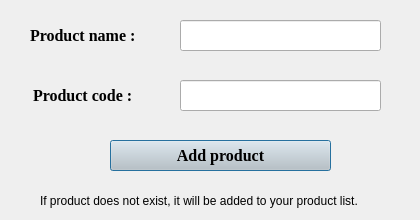
<?xml version="1.0" encoding="UTF-8"?>
<ui version="4.0">
 <class>Dialog</class>
 <widget class="QDialog" name="Dialog">
  <property name="geometry">
   <rect>
    <x>0</x>
    <y>0</y>
    <width>420</width>
    <height>220</height>
   </rect>
  </property>
  <property name="minimumSize">
   <size>
    <width>420</width>
    <height>220</height>
   </size>
  </property>
  <property name="maximumSize">
   <size>
    <width>420</width>
    <height>220</height>
   </size>
  </property>
  <property name="windowTitle">
   <string>Add new product</string>
  </property>
  <widget class="QLabel" name="label">
   <property name="geometry">
    <rect>
     <x>40</x>
     <y>180</y>
     <width>361</width>
     <height>41</height>
    </rect>
   </property>
   <property name="text">
    <string>If product does not exist, it will be added to your product list.</string>
   </property>
  </widget>
  <widget class="QPushButton" name="pushButton_7">
   <property name="geometry">
    <rect>
     <x>110</x>
     <y>140</y>
     <width>221</width>
     <height>31</height>
    </rect>
   </property>
   <property name="palette">
    <palette>
     <active>
      <colorrole role="WindowText">
       <brush brushstyle="SolidPattern">
        <color alpha="255">
         <red>0</red>
         <green>0</green>
         <blue>0</blue>
        </color>
       </brush>
      </colorrole>
      <colorrole role="Button">
       <brush brushstyle="SolidPattern">
        <color alpha="255">
         <red>200</red>
         <green>200</green>
         <blue>200</blue>
        </color>
       </brush>
      </colorrole>
      <colorrole role="Light">
       <brush brushstyle="SolidPattern">
        <color alpha="255">
         <red>255</red>
         <green>255</green>
         <blue>255</blue>
        </color>
       </brush>
      </colorrole>
      <colorrole role="Midlight">
       <brush brushstyle="SolidPattern">
        <color alpha="255">
         <red>227</red>
         <green>227</green>
         <blue>227</blue>
        </color>
       </brush>
      </colorrole>
      <colorrole role="Dark">
       <brush brushstyle="SolidPattern">
        <color alpha="255">
         <red>100</red>
         <green>100</green>
         <blue>100</blue>
        </color>
       </brush>
      </colorrole>
      <colorrole role="Mid">
       <brush brushstyle="SolidPattern">
        <color alpha="255">
         <red>133</red>
         <green>133</green>
         <blue>133</blue>
        </color>
       </brush>
      </colorrole>
      <colorrole role="Text">
       <brush brushstyle="SolidPattern">
        <color alpha="255">
         <red>0</red>
         <green>0</green>
         <blue>0</blue>
        </color>
       </brush>
      </colorrole>
      <colorrole role="BrightText">
       <brush brushstyle="SolidPattern">
        <color alpha="255">
         <red>255</red>
         <green>255</green>
         <blue>255</blue>
        </color>
       </brush>
      </colorrole>
      <colorrole role="ButtonText">
       <brush brushstyle="SolidPattern">
        <color alpha="255">
         <red>0</red>
         <green>0</green>
         <blue>0</blue>
        </color>
       </brush>
      </colorrole>
      <colorrole role="Base">
       <brush brushstyle="SolidPattern">
        <color alpha="255">
         <red>255</red>
         <green>255</green>
         <blue>255</blue>
        </color>
       </brush>
      </colorrole>
      <colorrole role="Window">
       <brush brushstyle="SolidPattern">
        <color alpha="255">
         <red>200</red>
         <green>200</green>
         <blue>200</blue>
        </color>
       </brush>
      </colorrole>
      <colorrole role="Shadow">
       <brush brushstyle="SolidPattern">
        <color alpha="255">
         <red>0</red>
         <green>0</green>
         <blue>0</blue>
        </color>
       </brush>
      </colorrole>
      <colorrole role="AlternateBase">
       <brush brushstyle="SolidPattern">
        <color alpha="255">
         <red>227</red>
         <green>227</green>
         <blue>227</blue>
        </color>
       </brush>
      </colorrole>
      <colorrole role="ToolTipBase">
       <brush brushstyle="SolidPattern">
        <color alpha="255">
         <red>255</red>
         <green>255</green>
         <blue>220</blue>
        </color>
       </brush>
      </colorrole>
      <colorrole role="ToolTipText">
       <brush brushstyle="SolidPattern">
        <color alpha="255">
         <red>0</red>
         <green>0</green>
         <blue>0</blue>
        </color>
       </brush>
      </colorrole>
      <colorrole role="PlaceholderText">
       <brush brushstyle="SolidPattern">
        <color alpha="128">
         <red>0</red>
         <green>0</green>
         <blue>0</blue>
        </color>
       </brush>
      </colorrole>
     </active>
     <inactive>
      <colorrole role="WindowText">
       <brush brushstyle="SolidPattern">
        <color alpha="255">
         <red>0</red>
         <green>0</green>
         <blue>0</blue>
        </color>
       </brush>
      </colorrole>
      <colorrole role="Button">
       <brush brushstyle="SolidPattern">
        <color alpha="255">
         <red>200</red>
         <green>200</green>
         <blue>200</blue>
        </color>
       </brush>
      </colorrole>
      <colorrole role="Light">
       <brush brushstyle="SolidPattern">
        <color alpha="255">
         <red>255</red>
         <green>255</green>
         <blue>255</blue>
        </color>
       </brush>
      </colorrole>
      <colorrole role="Midlight">
       <brush brushstyle="SolidPattern">
        <color alpha="255">
         <red>227</red>
         <green>227</green>
         <blue>227</blue>
        </color>
       </brush>
      </colorrole>
      <colorrole role="Dark">
       <brush brushstyle="SolidPattern">
        <color alpha="255">
         <red>100</red>
         <green>100</green>
         <blue>100</blue>
        </color>
       </brush>
      </colorrole>
      <colorrole role="Mid">
       <brush brushstyle="SolidPattern">
        <color alpha="255">
         <red>133</red>
         <green>133</green>
         <blue>133</blue>
        </color>
       </brush>
      </colorrole>
      <colorrole role="Text">
       <brush brushstyle="SolidPattern">
        <color alpha="255">
         <red>0</red>
         <green>0</green>
         <blue>0</blue>
        </color>
       </brush>
      </colorrole>
      <colorrole role="BrightText">
       <brush brushstyle="SolidPattern">
        <color alpha="255">
         <red>255</red>
         <green>255</green>
         <blue>255</blue>
        </color>
       </brush>
      </colorrole>
      <colorrole role="ButtonText">
       <brush brushstyle="SolidPattern">
        <color alpha="255">
         <red>0</red>
         <green>0</green>
         <blue>0</blue>
        </color>
       </brush>
      </colorrole>
      <colorrole role="Base">
       <brush brushstyle="SolidPattern">
        <color alpha="255">
         <red>255</red>
         <green>255</green>
         <blue>255</blue>
        </color>
       </brush>
      </colorrole>
      <colorrole role="Window">
       <brush brushstyle="SolidPattern">
        <color alpha="255">
         <red>200</red>
         <green>200</green>
         <blue>200</blue>
        </color>
       </brush>
      </colorrole>
      <colorrole role="Shadow">
       <brush brushstyle="SolidPattern">
        <color alpha="255">
         <red>0</red>
         <green>0</green>
         <blue>0</blue>
        </color>
       </brush>
      </colorrole>
      <colorrole role="AlternateBase">
       <brush brushstyle="SolidPattern">
        <color alpha="255">
         <red>227</red>
         <green>227</green>
         <blue>227</blue>
        </color>
       </brush>
      </colorrole>
      <colorrole role="ToolTipBase">
       <brush brushstyle="SolidPattern">
        <color alpha="255">
         <red>255</red>
         <green>255</green>
         <blue>220</blue>
        </color>
       </brush>
      </colorrole>
      <colorrole role="ToolTipText">
       <brush brushstyle="SolidPattern">
        <color alpha="255">
         <red>0</red>
         <green>0</green>
         <blue>0</blue>
        </color>
       </brush>
      </colorrole>
      <colorrole role="PlaceholderText">
       <brush brushstyle="SolidPattern">
        <color alpha="128">
         <red>0</red>
         <green>0</green>
         <blue>0</blue>
        </color>
       </brush>
      </colorrole>
     </inactive>
     <disabled>
      <colorrole role="WindowText">
       <brush brushstyle="SolidPattern">
        <color alpha="255">
         <red>100</red>
         <green>100</green>
         <blue>100</blue>
        </color>
       </brush>
      </colorrole>
      <colorrole role="Button">
       <brush brushstyle="SolidPattern">
        <color alpha="255">
         <red>200</red>
         <green>200</green>
         <blue>200</blue>
        </color>
       </brush>
      </colorrole>
      <colorrole role="Light">
       <brush brushstyle="SolidPattern">
        <color alpha="255">
         <red>255</red>
         <green>255</green>
         <blue>255</blue>
        </color>
       </brush>
      </colorrole>
      <colorrole role="Midlight">
       <brush brushstyle="SolidPattern">
        <color alpha="255">
         <red>227</red>
         <green>227</green>
         <blue>227</blue>
        </color>
       </brush>
      </colorrole>
      <colorrole role="Dark">
       <brush brushstyle="SolidPattern">
        <color alpha="255">
         <red>100</red>
         <green>100</green>
         <blue>100</blue>
        </color>
       </brush>
      </colorrole>
      <colorrole role="Mid">
       <brush brushstyle="SolidPattern">
        <color alpha="255">
         <red>133</red>
         <green>133</green>
         <blue>133</blue>
        </color>
       </brush>
      </colorrole>
      <colorrole role="Text">
       <brush brushstyle="SolidPattern">
        <color alpha="255">
         <red>100</red>
         <green>100</green>
         <blue>100</blue>
        </color>
       </brush>
      </colorrole>
      <colorrole role="BrightText">
       <brush brushstyle="SolidPattern">
        <color alpha="255">
         <red>255</red>
         <green>255</green>
         <blue>255</blue>
        </color>
       </brush>
      </colorrole>
      <colorrole role="ButtonText">
       <brush brushstyle="SolidPattern">
        <color alpha="255">
         <red>100</red>
         <green>100</green>
         <blue>100</blue>
        </color>
       </brush>
      </colorrole>
      <colorrole role="Base">
       <brush brushstyle="SolidPattern">
        <color alpha="255">
         <red>200</red>
         <green>200</green>
         <blue>200</blue>
        </color>
       </brush>
      </colorrole>
      <colorrole role="Window">
       <brush brushstyle="SolidPattern">
        <color alpha="255">
         <red>200</red>
         <green>200</green>
         <blue>200</blue>
        </color>
       </brush>
      </colorrole>
      <colorrole role="Shadow">
       <brush brushstyle="SolidPattern">
        <color alpha="255">
         <red>0</red>
         <green>0</green>
         <blue>0</blue>
        </color>
       </brush>
      </colorrole>
      <colorrole role="AlternateBase">
       <brush brushstyle="SolidPattern">
        <color alpha="255">
         <red>200</red>
         <green>200</green>
         <blue>200</blue>
        </color>
       </brush>
      </colorrole>
      <colorrole role="ToolTipBase">
       <brush brushstyle="SolidPattern">
        <color alpha="255">
         <red>255</red>
         <green>255</green>
         <blue>220</blue>
        </color>
       </brush>
      </colorrole>
      <colorrole role="ToolTipText">
       <brush brushstyle="SolidPattern">
        <color alpha="255">
         <red>0</red>
         <green>0</green>
         <blue>0</blue>
        </color>
       </brush>
      </colorrole>
      <colorrole role="PlaceholderText">
       <brush brushstyle="SolidPattern">
        <color alpha="128">
         <red>0</red>
         <green>0</green>
         <blue>0</blue>
        </color>
       </brush>
      </colorrole>
     </disabled>
    </palette>
   </property>
   <property name="font">
    <font>
     <family>Times New Roman</family>
     <pointsize>12</pointsize>
     <weight>75</weight>
     <bold>true</bold>
    </font>
   </property>
   <property name="text">
    <string>Add product</string>
   </property>
  </widget>
  <widget class="QLineEdit" name="lineEdit_8">
   <property name="geometry">
    <rect>
     <x>180</x>
     <y>20</y>
     <width>201</width>
     <height>31</height>
    </rect>
   </property>
   <property name="text">
    <string/>
   </property>
  </widget>
  <widget class="QLineEdit" name="lineEdit_9">
   <property name="geometry">
    <rect>
     <x>180</x>
     <y>80</y>
     <width>201</width>
     <height>31</height>
    </rect>
   </property>
  </widget>
  <widget class="QLabel" name="label_10">
   <property name="geometry">
    <rect>
     <x>33</x>
     <y>80</y>
     <width>121</width>
     <height>31</height>
    </rect>
   </property>
   <property name="font">
    <font>
     <family>Times New Roman</family>
     <pointsize>12</pointsize>
     <weight>75</weight>
     <bold>true</bold>
    </font>
   </property>
   <property name="text">
    <string>Product code :</string>
   </property>
   <property name="textFormat">
    <enum>Qt::AutoText</enum>
   </property>
   <property name="scaledContents">
    <bool>false</bool>
   </property>
   <property name="indent">
    <number>0</number>
   </property>
  </widget>
  <widget class="QLabel" name="label_11">
   <property name="geometry">
    <rect>
     <x>30</x>
     <y>20</y>
     <width>131</width>
     <height>31</height>
    </rect>
   </property>
   <property name="font">
    <font>
     <family>Times New Roman</family>
     <pointsize>12</pointsize>
     <weight>75</weight>
     <bold>true</bold>
    </font>
   </property>
   <property name="text">
    <string>Product name :</string>
   </property>
   <property name="textFormat">
    <enum>Qt::AutoText</enum>
   </property>
   <property name="scaledContents">
    <bool>false</bool>
   </property>
   <property name="indent">
    <number>0</number>
   </property>
  </widget>
 </widget>
 <resources/>
 <connections/>
</ui>
